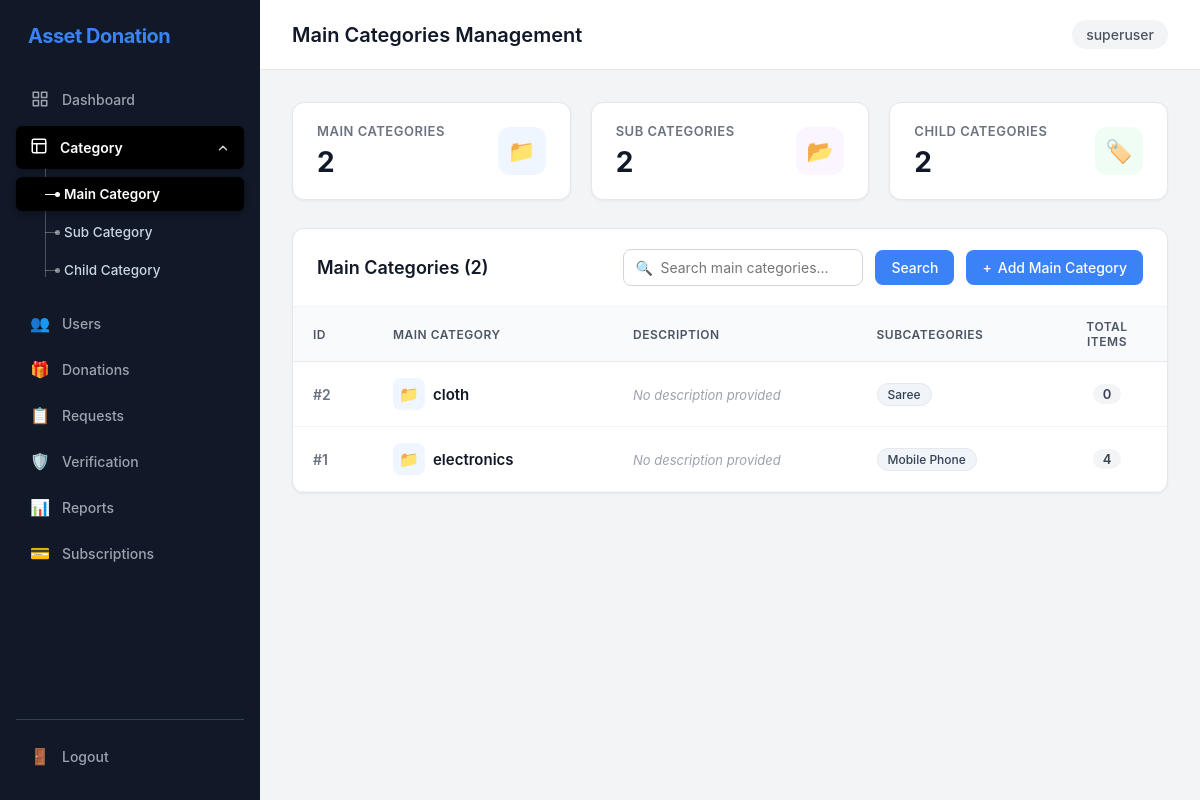
The page /admin-panel/categories/ (signed in) on the database its author committed.
### myapp/models.py (models this page shows, shortened)
class Category(models.Model):
    name = models.CharField(max_length=100, unique=True)
    description = models.TextField(blank=True)

class SubCategory(models.Model):
    category = models.ForeignKey(
        Category,
        on_delete=models.CASCADE,
        related_name="subcategories"
    )
    name = models.CharField(max_length=100)
    description = models.TextField(blank=True)

### myapp/admin_panel_views.py (the view, shortened to what this page needs)
# urls.py: path('categories/', views.categories_view, name='admin_categories'),
def categories_view(request):
    category_type = request.GET.get('type', 'main').lower()
    search_query = request.GET.get('q', '').strip()
    total_categories_count = Category.objects.count()
    total_subcategories_count = SubCategory.objects.count()
    total_childcategories_count = ChildCategory.objects.count()
    total_donations_count = Donation.objects.count()
    items = []
    if category_type == 'sub':
        page_title = 'Sub Categories Management'
        sub_qs = SubCategory.objects.select_related('category').annotate(
            child_count=Count('childcategories', distinct=True),
            donations_count=Count('donations', distinct=True)
        )
        if search_query:
            sub_qs = sub_qs.filter(
                Q(name__icontains=search_query) |
                Q(description__icontains=search_query) |
                Q(category__name__icontains=search_query)
            )
        items = sub_qs.order_by('category__name', 'name')
    else:
        category_type = 'main'
        page_title = 'Main Categories Management'
        categories_qs = Category.objects.annotate(
            subcategories_count=Count('subcategories', distinct=True),
            donations_count=Count('subcategories__donations', distinct=True)
        ).prefetch_related('subcategories')
        if search_query:
            categories_qs = categories_qs.filter(
                Q(name__icontains=search_query) |
                Q(description__icontains=search_query) |
                Q(subcategories__name__icontains=search_query)
            ).distinct()
        items = categories_qs.order_by('name')
    context = {
        'items': items,
        'category_type': category_type,
        'total_categories_count': total_categories_count,
        'total_subcategories_count': total_subcategories_count,
        'total_childcategories_count': total_childcategories_count,
        'total_donations_count': total_donations_count,
        'search_query': search_query,
        'page_title': page_title,
    }
    return render(request, 'admin_panel/categories.html', context)

### templates/admin_panel/categories.html (shortened to what this page needs)
{% extends 'admin_panel/base.html' %}
{% block page_title %}{{ page_title }}{% endblock %}
{% block content %}
<div class="stats-grid">
    <a href="{% url 'admin_categories' %}?type=main" style="text-decoration: none; color: inherit;">
        <div class="stat-card {% if category_type == 'main' %}highlight-card{% endif %}">
            <div class="info">
                <h4>Main Categories</h4>
                <div class="number">{{ total_categories_count }}</div>
            </div>
            <div class="icon-badge blue">
                📁
            </div>
        </div>
    </a>
    <a href="{% url 'admin_categories' %}?type=sub" style="text-decoration: none; color: inherit;">
        <div class="stat-card {% if category_type == 'sub' %}highlight-card{% endif %}">
            <div class="info">
                <h4>Sub Categories</h4>
                <div class="number">{{ total_subcategories_count }}</div>
            </div>
            <div class="icon-badge purple">
                📂
            </div>
        </div>
    </a>
    <a href="{% url 'admin_categories' %}?type=child" style="text-decoration: none; color: inherit;">
        <div class="stat-card {% if category_type == 'child' %}highlight-card{% endif %}">
            <div class="info">
                <h4>Child Categories</h4>
                <div class="number">{{ total_childcategories_count }}</div>
            </div>
            <div class="icon-badge green">
                🏷️
            </div>
        </div>
    </a>
</div>
<div class="panel-card">
    <div class="panel-header">
        <div style="display: flex; align-items: center; gap: 12px;">
            <h3>
                {% if category_type == 'sub' %}
                    Sub Categories
                {% elif category_type == 'child' %}
                    Child Categories
                {% else %}
                    Main Categories
                {% endif %}
                ({{ items|length }})
            </h3>
        </div>
        <div style="display: flex; align-items: center; gap: 12px; flex-wrap: wrap;">
            <form method="GET" action="{% url 'admin_categories' %}" class="toolbar-form" style="margin: 0;">
                <div class="search-input-group">
                    <span class="search-icon">🔍</span>
                    <input
                        type="text"
                        name="q"
                        class="search-input"
                        placeholder="Search {{ category_type }} categories..."
                        value="{{ search_query|default:'' }}"
                    >
                </div>
                <button type="submit" class="btn btn-primary">Search</button>
            </form>
            <a href="{% url 'category_add' %}?type={{ category_type }}" class="btn btn-primary" style="white-space: nowrap; display: inline-flex; align-items: center; gap: 6px;">
                <span>+</span> Add {% if category_type == 'sub' %}Sub Category{% elif category_type == 'child' %}Child Category{% else %}Main Category{% endif %}
            </a>
        </div>
    </div>
    <div class="table-responsive">
        <table class="data-table">
            <thead>
                <tr>
                    <th style="width: 80px;">ID</th>
                    {% if category_type == 'main' %}
                        <th style="width: 240px;">Main Category</th>
                        <th>Description</th>
                        <th>Subcategories</th>
                        <th style="text-align: center; width: 120px;">Total Items</th>
                    {% elif category_type == 'sub' %}
                        <th style="width: 220px;">Sub Category</th>
                        <th style="width: 180px;">Parent Category</th>
                        <th>Description</th>
                        <th style="text-align: center; width: 130px;">Child Count</th>
                    {% elif category_type == 'child' %}
                        <th style="width: 220px;">Child Category</th>
                        <th style="width: 180px;">Parent Subcategory</th>
                        <th style="width: 180px;">Main Category</th>
                        <th>Description</th>
                        <th style="text-align: center; width: 100px;">Image</th>
                    {% endif %}
                </tr>
            </thead>
            <tbody>
                {% for item in items %}
                <tr>
                    <td>
                        <span style="font-weight: 600; color: #6b7280;">#{{ item.id }}</span>
                    </td>
                    {% if category_type == 'main' %}
                        <td>
                            <div style="font-weight: 600; color: #111827; font-size: 15px; display: flex; align-items: center; gap: 8px;">
                                <span style="display: inline-flex; align-items: center; justify-content: center; width: 32px; height: 32px; border-radius: 8px; background: #eff6ff; color: #2563eb; font-size: 16px;">📁</span>
                                {{ item.name }}
                            </div>
                        </td>
                        <td>
                            <span style="color: #4b5563; font-size: 13px;">
                                {% if item.description %}
                                    {{ item.description }}
                                {% else %}
                                    <span style="color: #9ca3af; font-style: italic;">No description provided</span>
                                {% endif %}
                            </span>
                        </td>
                        <td>
                            <div style="display: flex; flex-wrap: wrap; gap: 6px; align-items: center;">
                                {% for sub in item.subcategories.all %}
                                    <span class="badge badge-condition" style="font-size: 12px; font-weight: 500;">
                                        {{ sub.name }}
                                    </span>
                                {% empty %}
                                    <span style="color: #9ca3af; font-size: 13px;">No subcategories</span>
                                {% endfor %}
                            </div>
                        </td>
                        <td style="text-align: center;">
                            <span class="count-pill">{{ item.donations_count|default:0 }}</span>
                        </td>
                    {% endif %}
                </tr>
                {% endfor %}
            </tbody>
        </table>
    </div>
</div>
{% endblock %}

### templates/admin_panel/base.html (shortened to what this page needs)
<!DOCTYPE html>
<html lang="en">
<head>
    {% load static %}
    <link rel="stylesheet" href="{% static 'admin_panel/css/admin.css' %}">
</head>
<body>
    <div class="admin-layout">
        <aside class="sidebar">
            <div class="logo">
                Asset Donation
            </div>
            <nav>
                <a href="{% url 'admin_dashboard' %}">
                    <span class="nav-icon">
                    </span>
                    <span>Dashboard</span>
                </a>
                <div class="nav-group {% if request.resolver_match.url_name == 'admin_categories' %}open active-group{% endif %}" id="categoryNavGroup">
                    <div class="nav-group-header {% if request.resolver_match.url_name == 'admin_categories' %}active{% endif %}" id="categoryToggle" role="button" tabindex="0" title="Click to toggle categories">
                        <span class="nav-icon">
                            <svg width="18" height="18" viewBox="0 0 24 24" fill="none" stroke="currentColor" stroke-width="2" stroke-linecap="round" stroke-linejoin="round">
                                <rect x="3" y="3" width="18" height="18" rx="2" ry="2"></rect>
                                <line x1="3" y1="9" x2="21" y2="9"></line>
                                <line x1="9" y1="21" x2="9" y2="9"></line>
                            </svg>
                        </span>
                        <span class="nav-text">Category</span>
                        <span class="chevron-arrow">
                            <svg width="14" height="14" viewBox="0 0 24 24" fill="none" stroke="currentColor" stroke-width="2.5" stroke-linecap="round" stroke-linejoin="round">
                                <polyline points="6 9 12 15 18 9"></polyline>
                            </svg>
                        </span>
                    </div>
                    <div class="tree-submenu" id="categorySubmenu">
                        <a href="{% url 'admin_categories' %}?type=main" class="tree-item {% if request.resolver_match.url_name == 'admin_categories' and request.GET.type == 'main' or request.resolver_match.url_name == 'admin_categories' and not request.GET.type %}active{% endif %}">
                            <span class="tree-branch"></span>
                            <span class="tree-label">Main Category</span>
                        </a>
                        <a href="{% url 'admin_categories' %}?type=sub" class="tree-item {% if request.resolver_match.url_name == 'admin_categories' and request.GET.type == 'sub' %}active{% endif %}">
                            <span class="tree-branch"></span>
                            <span class="tree-label">Sub Category</span>
                        </a>
                        <a href="{% url 'admin_categories' %}?type=child" class="tree-item {% if request.resolver_match.url_name == 'admin_categories' and request.GET.type == 'child' %}active{% endif %}">
                            <span class="tree-branch"></span>
                            <span class="tree-label">Child Category</span>
                        </a>
                    </div>
                </div>
                <a href="{% url 'admin_users' %}">
                    <span class="nav-icon">👥</span>
                    <span>Users</span>
                </a>
                <a href="{% url 'admin_donations' %}">
                    <span class="nav-icon">🎁</span>
                    <span>Donations</span>
                </a>
                <a href="{% url 'admin_requests' %}">
                    <span class="nav-icon">📋</span>
                    <span>Requests</span>
                </a>
                <a href="{% url 'admin_verification' %}">
                    <span class="nav-icon">🛡️</span>
                    <span>Verification</span>
                </a>
                <a href="{% url 'admin_reports' %}">
                    <span class="nav-icon">📊</span>
                    <span>Reports</span>
                </a>
                <a href="{% url 'admin_subscriptions' %}">
                    <span class="nav-icon">💳</span>
                    <span>Subscriptions</span>
                </a>
            </nav>
            <div class="sidebar-bottom">
                <a href="{% url 'admin_logout' %}">
                    <span class="nav-icon">🚪</span>
                    <span>Logout</span>
                </a>
            </div>
        </aside>
        <main class="main-content">
            <header class="topbar">
                <h2>{% block page_title %}Dashboard{% endblock %}</h2>
                <div class="admin-user">
                    {{ request.user.username|default:"Admin" }}
                </div>
            </header>
            <section class="content">
                {% block content %}
                {% endblock %}
            </section>
        </main>
    </div>
</body>
</html>

### rows shown on the page
Category: id "2", name "cloth", description "No description provided", donations_count "0"
SubCategory: name "Saree"
Category: id "1", name "electronics", description "No description provided", donations_count "4"
SubCategory: name "Mobile Phone"

### other values the page prints
{{ page_title }} "Main Categories Management"
{{ request.user.username|default:"Admin" }} "superuser"
{{ total_categories_count }} "2"
{{ total_subcategories_count }} "2"
{{ total_childcategories_count }} "2"
{{ items|length }} "2"
